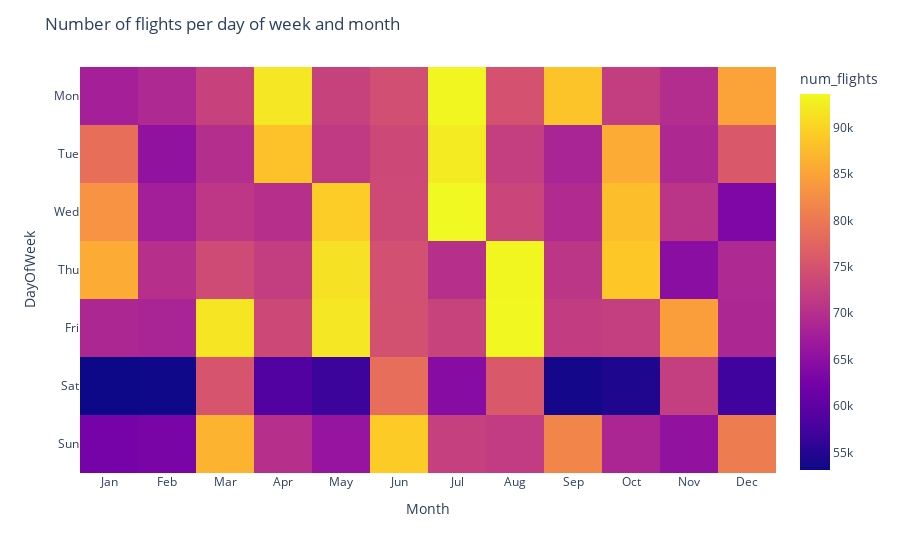

Here is the notebook cell this chart was saved with:
### Code cell
def week_day_month_agg_count(df):
    # group by mongh day of week and count
    df_aggregated = df.groupBy("DayOfWeek", "Month").count().withColumnRenamed("count", "num_flights")
    return df_aggregated
def week_day_matrix_count(df):
    df_pd = week_day_month_agg_count(df).toPandas()
    fig = px.imshow(
        df_pd.pivot("DayOfWeek", "Month", "num_flights"), 
        labels=dict(x="Month", y="DayOfWeek", color="num_flights"), 
        x=["Jan", "Feb", "Mar", "Apr", "May", "Jun", "Jul", "Aug", "Sep", "Oct", "Nov", "Dec"], 
        y=["Mon", "Tue", "Wed", "Thu", "Fri", "Sat", "Sun"]
    )

    # add title text "Number of flights per day of week and month"
    fig.update_layout(title_text="Number of flights per day of week and month")
    
    return fig



fig = week_day_matrix_count(df)
fig.show()

### Figure 1 — Plotly figure (JSON) as saved in the notebook; plotly's stock layout.template omitted (floating-point values rounded to 4 significant figures)
{"data": [{"coloraxis": "coloraxis", "hovertemplate": "Month: %{x}<br>DayOfWeek: %{y}<br>num_flights: %{z}<extra></extra>", "name": "0", "type": "heatmap", "x": ["Jan", "Feb", "Mar", "Apr", "May", "Jun", "Jul", "Aug", "Sep", "Oct", "Nov", "Dec"], "xaxis": "x", "y": ["Mon", "Tue", "Wed", "Thu", "Fri", "Sat", "Sun"], "yaxis": "y", "z": [[67749, 69116, 72719, 91893, 72599, 74440, 93335, 74929, 88439, 72035, 69693, 84984], [78754, 65536, 69800, 88174, 71563, 73644, 92267, 72280, 68381, 85980, 69018, 75838], [83183, 67538, 71057, 70092, 89431, 73741, 93615, 73152, 69354, 87950, 70760, 63388], [85926, 70126, 73986, 72074, 91358, 74590, 70159, 93354, 70944, 88884, 64714, 69108], [68870, 68384, 91655, 73615, 91921, 74824, 72799, 93441, 71884, 72258, 84443, 68866], [53111, 53284, 75258, 58859, 56924, 78686, 64375, 75894, 53659, 54473, 72209, 57256], [62434, 62866, 86838, 70101, 66012, 89233, 72416, 71820, 81660, 68703, 65541, 80517]]}], "layout": {"coloraxis": {"colorbar": {"title": {"text": "num_flights"}}, "colorscale": [[0, "#0d0887"], [0.1111, "#46039f"], [0.2222, "#7201a8"], [0.3333, "#9c179e"], [0.4444, "#bd3786"], [0.5556, "#d8576b"], [0.6667, "#ed7953"], [0.7778, "#fb9f3a"], [0.8889, "#fdca26"], [1, "#f0f921"]]}, "margin": {"t": 60}, "title": {"text": "Number of flights per day of week and month"}, "xaxis": {"anchor": "y", "constrain": "domain", "domain": [0, 1], "scaleanchor": "y", "title": {"text": "Month"}}, "yaxis": {"anchor": "x", "autorange": "reversed", "constrain": "domain", "domain": [0, 1], "title": {"text": "DayOfWeek"}}}}
